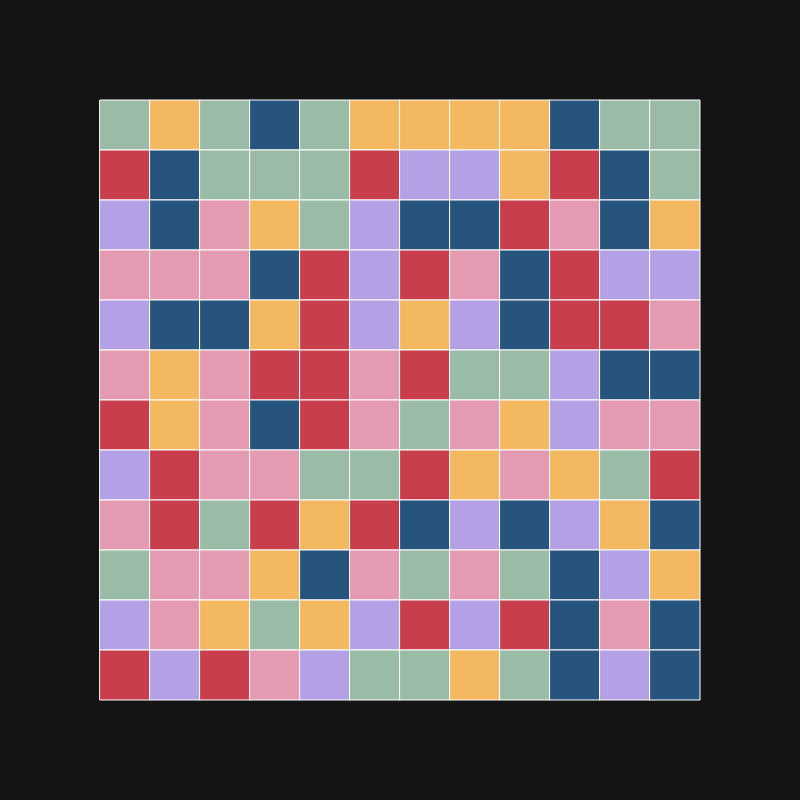
Frame 1 (no input)
Frame 60 (no input): identical to frame 1, image omitted
Frame 120 (the mouse pressed at the canvas centre since frame 60): identical to frame 1, image omitted

The p5.js sketch that drew this single still picture (run headless with seeded random() and noise() and a simulated clock; from frame 60 on, the mouse is pressed at the canvas centre):

// p5.js sketch
// ── sketch.js
const WIDTH = 600;
const LINE = 12;
//exo1
const colours = ["#c83e4d", "#F4B860", "#26547C", "#E49AB0", "#9ABCA7", "#B4A0E5"];
//exo2
//const colours = ["#c83e4d", "#F4B860", "#26547C", "#E49AB0", "#E49AB0", "#E49AB0"];
//exo3
//const colours = ["#c83e4d", "#c83e4d", "#F4B860", "#F4B860", "#26547C", "#E49AB0", "#E49AB0", "#E49AB0"];

function setup() 
{
  createCanvas(800, 800);
  w_square = WIDTH / LINE;
  background(20);
  translate(100, 100);
  stroke("white");
  for(let i = 0; i < LINE; i++)
    createLine(w_square * i, w_square);
}

function createLine(ordinate, w_square) 
{
  for (let n_square = 0; n_square < LINE; n_square++)
  {
    fill(random(colours));
    rect(n_square * w_square, ordinate, w_square, w_square);
  }
}

function draw() 
{

}
